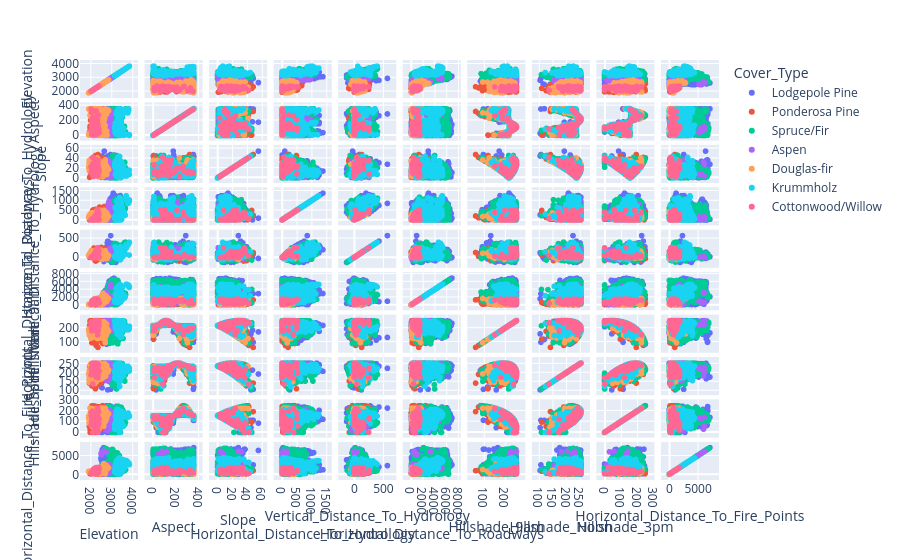

The cell this chart's notebook holds for it:
### Markdown cell above
# matriz de correlação dinâmica

### Code cell
fig = px.scatter_matrix(base,
                        dimensions=['Elevation', 'Aspect', 'Slope', 'Horizontal_Distance_To_Hydrology',
                                    'Vertical_Distance_To_Hydrology', 'Horizontal_Distance_To_Roadways',
                                    'Hillshade_9am', 'Hillshade_Noon', 'Hillshade_3pm',
                                    'Horizontal_Distance_To_Fire_Points'],
                        color='Cover_Type')
fig.show()
fig.write_html("analise_cover_type.html")
print("Gráfico salvo com sucesso como 'analise_cover_type.html'!")

### Figure 1 — Plotly figure (JSON) as saved in the notebook; plotly's stock layout.template omitted (floating-point values rounded to 4 significant figures; data arrays with more than 128 entries replaced by an {"elided": "..."} marker saying what was removed)
{"data": [{"dimensions": [{"axis": {"matches": true}, "label": "Elevation", "values": {"elided": "4847 float values"}}, {"axis": {"matches": true}, "label": "Aspect", "values": {"elided": "4847 float values"}}, {"axis": {"matches": true}, "label": "Slope", "values": {"elided": "4847 float values"}}, {"axis": {"matches": true}, "label": "Horizontal_Distance_To_Hydrology", "values": {"elided": "4847 float values"}}, {"axis": {"matches": true}, "label": "Vertical_Distance_To_Hydrology", "values": {"elided": "4847 float values"}}, {"axis": {"matches": true}, "label": "Horizontal_Distance_To_Roadways", "values": {"elided": "4847 float values"}}, {"axis": {"matches": true}, "label": "Hillshade_9am", "values": {"elided": "4847 float values"}}, {"axis": {"matches": true}, "label": "Hillshade_Noon", "values": {"elided": "4847 float values"}}, {"axis": {"matches": true}, "label": "Hillshade_3pm", "values": {"elided": "4847 float values"}}, {"axis": {"matches": true}, "label": "Horizontal_Distance_To_Fire_Points", "values": {"elided": "4847 float values"}}], "hovertemplate": "Cover_Type=Lodgepole Pine<br>%{xaxis.title.text}=%{x}<br>%{yaxis.title.text}=%{y}<extra></extra>", "legendgroup": "Lodgepole Pine", "marker": {"color": "#636efa", "symbol": "circle"}, "name": "Lodgepole Pine", "showlegend": true, "type": "splom"}, {"dimensions": [{"axis": {"matches": true}, "label": "Elevation", "values": {"elided": "581 float values"}}, {"axis": {"matches": true}, "label": "Aspect", "values": {"elided": "581 float values"}}, {"axis": {"matches": true}, "label": "Slope", "values": {"elided": "581 float values"}}, {"axis": {"matches": true}, "label": "Horizontal_Distance_To_Hydrology", "values": {"elided": "581 float values"}}, {"axis": {"matches": true}, "label": "Vertical_Distance_To_Hydrology", "values": {"elided": "581 float values"}}, {"axis": {"matches": true}, "label": "Horizontal_Distance_To_Roadways", "values": {"elided": "581 float values"}}, {"axis": {"matches": true}, "label": "Hillshade_9am", "values": {"elided": "581 float values"}}, {"axis": {"matches": true}, "label": "Hillshade_Noon", "values": {"elided": "581 float values"}}, {"axis": {"matches": true}, "label": "Hillshade_3pm", "values": {"elided": "581 float values"}}, {"axis": {"matches": true}, "label": "Horizontal_Distance_To_Fire_Points", "values": {"elided": "581 float values"}}], "hovertemplate": "Cover_Type=Ponderosa Pine<br>%{xaxis.title.text}=%{x}<br>%{yaxis.title.text}=%{y}<extra></extra>", "legendgroup": "Ponderosa Pine", "marker": {"color": "#EF553B", "symbol": "circle"}, "name": "Ponderosa Pine", "showlegend": true, "type": "splom"}, {"dimensions": [{"axis": {"matches": true}, "label": "Elevation", "values": {"elided": "3714 float values"}}, {"axis": {"matches": true}, "label": "Aspect", "values": {"elided": "3714 float values"}}, {"axis": {"matches": true}, "label": "Slope", "values": {"elided": "3714 float values"}}, {"axis": {"matches": true}, "label": "Horizontal_Distance_To_Hydrology", "values": {"elided": "3714 float values"}}, {"axis": {"matches": true}, "label": "Vertical_Distance_To_Hydrology", "values": {"elided": "3714 float values"}}, {"axis": {"matches": true}, "label": "Horizontal_Distance_To_Roadways", "values": {"elided": "3714 float values"}}, {"axis": {"matches": true}, "label": "Hillshade_9am", "values": {"elided": "3714 float values"}}, {"axis": {"matches": true}, "label": "Hillshade_Noon", "values": {"elided": "3714 float values"}}, {"axis": {"matches": true}, "label": "Hillshade_3pm", "values": {"elided": "3714 float values"}}, {"axis": {"matches": true}, "label": "Horizontal_Distance_To_Fire_Points", "values": {"elided": "3714 float values"}}], "hovertemplate": "Cover_Type=Spruce/Fir<br>%{xaxis.title.text}=%{x}<br>%{yaxis.title.text}=%{y}<extra></extra>", "legendgroup": "Spruce/Fir", "marker": {"color": "#00cc96", "symbol": "circle"}, "name": "Spruce/Fir", "showlegend": true, "type": "splom"}, {"dimensions": [{"axis": {"matches": true}, "label": "Elevation", "values": {"elided": "163 float values"}}, {"axis": {"matches": true}, "label": "Aspect", "values": {"elided": "163 float values"}}, {"axis": {"matches": true}, "label": "Slope", "values": {"elided": "163 float values"}}, {"axis": {"matches": true}, "label": "Horizontal_Distance_To_Hydrology", "values": {"elided": "163 float values"}}, {"axis": {"matches": true}, "label": "Vertical_Distance_To_Hydrology", "values": {"elided": "163 float values"}}, {"axis": {"matches": true}, "label": "Horizontal_Distance_To_Roadways", "values": {"elided": "163 float values"}}, {"axis": {"matches": true}, "label": "Hillshade_9am", "values": {"elided": "163 float values"}}, {"axis": {"matches": true}, "label": "Hillshade_Noon", "values": {"elided": "163 float values"}}, {"axis": {"matches": true}, "label": "Hillshade_3pm", "values": {"elided": "163 float values"}}, {"axis": {"matches": true}, "label": "Horizontal_Distance_To_Fire_Points", "values": {"elided": "163 float values"}}], "hovertemplate": "Cover_Type=Aspen<br>%{xaxis.title.text}=%{x}<br>%{yaxis.title.text}=%{y}<extra></extra>", "legendgroup": "Aspen", "marker": {"color": "#ab63fa", "symbol": "circle"}, "name": "Aspen", "showlegend": true, "type": "splom"}, {"dimensions": [{"axis": {"matches": true}, "label": "Elevation", "values": {"elided": "278 float values"}}, {"axis": {"matches": true}, "label": "Aspect", "values": {"elided": "278 float values"}}, {"axis": {"matches": true}, "label": "Slope", "values": {"elided": "278 float values"}}, {"axis": {"matches": true}, "label": "Horizontal_Distance_To_Hydrology", "values": {"elided": "278 float values"}}, {"axis": {"matches": true}, "label": "Vertical_Distance_To_Hydrology", "values": {"elided": "278 float values"}}, {"axis": {"matches": true}, "label": "Horizontal_Distance_To_Roadways", "values": {"elided": "278 float values"}}, {"axis": {"matches": true}, "label": "Hillshade_9am", "values": {"elided": "278 float values"}}, {"axis": {"matches": true}, "label": "Hillshade_Noon", "values": {"elided": "278 float values"}}, {"axis": {"matches": true}, "label": "Hillshade_3pm", "values": {"elided": "278 float values"}}, {"axis": {"matches": true}, "label": "Horizontal_Distance_To_Fire_Points", "values": {"elided": "278 float values"}}], "hovertemplate": "Cover_Type=Douglas-fir<br>%{xaxis.title.text}=%{x}<br>%{yaxis.title.text}=%{y}<extra></extra>", "legendgroup": "Douglas-fir", "marker": {"color": "#FFA15A", "symbol": "circle"}, "name": "Douglas-fir", "showlegend": true, "type": "splom"}, {"dimensions": [{"axis": {"matches": true}, "label": "Elevation", "values": {"elided": "362 float values"}}, {"axis": {"matches": true}, "label": "Aspect", "values": {"elided": "362 float values"}}, {"axis": {"matches": true}, "label": "Slope", "values": {"elided": "362 float values"}}, {"axis": {"matches": true}, "label": "Horizontal_Distance_To_Hydrology", "values": {"elided": "362 float values"}}, {"axis": {"matches": true}, "label": "Vertical_Distance_To_Hydrology", "values": {"elided": "362 float values"}}, {"axis": {"matches": true}, "label": "Horizontal_Distance_To_Roadways", "values": {"elided": "362 float values"}}, {"axis": {"matches": true}, "label": "Hillshade_9am", "values": {"elided": "362 float values"}}, {"axis": {"matches": true}, "label": "Hillshade_Noon", "values": {"elided": "362 float values"}}, {"axis": {"matches": true}, "label": "Hillshade_3pm", "values": {"elided": "362 float values"}}, {"axis": {"matches": true}, "label": "Horizontal_Distance_To_Fire_Points", "values": {"elided": "362 float values"}}], "hovertemplate": "Cover_Type=Krummholz<br>%{xaxis.title.text}=%{x}<br>%{yaxis.title.text}=%{y}<extra></extra>", "legendgroup": "Krummholz", "marker": {"color": "#19d3f3", "symbol": "circle"}, "name": "Krummholz", "showlegend": true, "type": "splom"}, {"dimensions": [{"axis": {"matches": true}, "label": "Elevation", "values": [2240.0, 2099.0, 2016.0, 2339.0, 2054.0, 2167.0, 2188.0, 2386.0, 2096.0, 2095.0, 2199.0, 2117.0, 2290.0, 2112.0, 2315.0, 2252.0, 2335.0, 2392.0, 2225.0, 2055.0, 2073.0, 2227.0, 2037.0, 2252.0, 2113.0, 2348.0, 2362.0, 2274.0, 2095.0, 2327.0, 2268.0, 2080.0, 2325.0, 2340.0, 2044.0, 2331.0, 2010.0, 2075.0, 2273.0, 2130.0, 2340.0, 2325.0, 2298.0, 2311.0, 2257.0, 2157.0, 2299.0, 2297.0, 2156.0, 2241.0, 2165.0, 2052.0, 2183.0, 2200.0, 2283.0]}, {"axis": {"matches": true}, "label": "Aspect", "values": [133.0, 11.0, 352.0, 135.0, 311.0, 84.0, 325.0, 85.0, 86.0, 148.0, 119.0, 45.0, 114.0, 236.0, 211.0, 10.0, 68.0, 35.0, 114.0, 198.0, 336.0, 137.0, 126.0, 328.0, 32.0, 103.0, 274.0, 152.0, 104.0, 124.0, 14.0, 95.0, 266.0, 105.0, 13.0, 108.0, 70.0, 229.0, 161.0, 38.0, 147.0, 124.0, 174.0, 102.0, 141.0, 76.0, 88.0, 179.0, 9.0, 124.0, 149.0, 307.0, 92.0, 104.0, 19.0]}, {"axis": {"matches": true}, "label": "Slope", "values": [32.0, 12.0, 10.0, 4.0, 10.0, 7.0, 12.0, 18.0, 42.0, 29.0, 33.0, 4.0, 32.0, 3.0, 21.0, 27.0, 8.0, 13.0, 25.0, 15.0, 11.0, 35.0, 17.0, 9.0, 12.0, 24.0, 13.0, 10.0, 15.0, 25.0, 9.0, 18.0, 24.0, 36.0, 14.0, 34.0, 23.0, 20.0, 37.0, 5.0, 20.0, 27.0, 9.0, 25.0, 25.0, 14.0, 20.0, 13.0, 9.0, 24.0, 28.0, 14.0, 18.0, 23.0, 13.0]}, {"axis": {"matches": true}, "label": "Horizontal_Distance_To_Hydrology", "values": [256.0, 0.0, 0.0, 0.0, 0.0, 0.0, 0.0, 309.0, 60.0, 0.0, 190.0, 0.0, 95.0, 30.0, 488.0, 0.0, 499.0, 0.0, 153.0, 0.0, 0.0, 175.0, 0.0, 0.0, 30.0, 300.0, 218.0, 90.0, 0.0, 300.0, 30.0, 30.0, 379.0, 390.0, 0.0, 234.0, 0.0, 0.0, 234.0, 30.0, 268.0, 242.0, 0.0, 525.0, 175.0, 0.0, 150.0, 30.0, 0.0, 42.0, 30.0, 42.0, 124.0, 108.0, 0.0]}, {"axis": {"matches": true}, "label": "Vertical_Distance_To_Hydrology", "values": [162.0, 0.0, 0.0, 0.0, 0.0, 0.0, 0.0, 161.0, 45.0, 0.0, 121.0, 0.0, 49.0, -8.0, 21.0, 0.0, 256.0, 0.0, 79.0, 0.0, 0.0, 107.0, 0.0, 0.0, 3.0, 151.0, 68.0, 12.0, 0.0, 134.0, 0.0, 6.0, 31.0, 249.0, 0.0, 106.0, 0.0, 0.0, 153.0, -6.0, 46.0, 128.0, 0.0, 17.0, 94.0, 0.0, 58.0, 9.0, 0.0, 16.0, 7.0, 0.0, 57.0, 60.0, 0.0]}, {"axis": {"matches": true}, "label": "Horizontal_Distance_To_Roadways", "values": [649.0, 882.0, 330.0, 1451.0, 451.0, 1400.0, 616.0, 484.0, 408.0, 228.0, 644.0, 1231.0, 342.0, 1187.0, 1273.0, 1506.0, 1423.0, 497.0, 1381.0, 967.0, 1158.0, 1040.0, 552.0, 379.0, 1230.0, 830.0, 1082.0, 258.0, 967.0, 957.0, 1413.0, 805.0, 1218.0, 721.0, 331.0, 511.0, 212.0, 1026.0, 1050.0, 1250.0, 957.0, 799.0, 1290.0, 1392.0, 1423.0, 741.0, 228.0, 212.0, 1425.0, 499.0, 1451.0, 787.0, 1199.0, 1374.0, 1195.0]}, {"axis": {"matches": true}, "label": "Hillshade_9am", "values": [251.0, 207.0, 203.0, 227.0, 194.0, 231.0, 190.0, 243.0, 240.0, 243.0, 254.0, 221.0, 254.0, 213.0, 198.0, 180.0, 228.0, 218.0, 253.0, 214.0, 195.0, 248.0, 246.0, 198.0, 217.0, 252.0, 184.0, 233.0, 244.0, 252.0, 212.0, 245.0, 151.0, 253.0, 205.0, 254.0, 238.0, 187.0, 229.0, 220.0, 242.0, 253.0, 226.0, 252.0, 247.0, 236.0, 245.0, 225.0, 210.0, 252.0, 243.0, 180.0, 245.0, 251.0, 210.0]}, {"axis": {"matches": true}, "label": "Hillshade_Noon", "values": [206.0, 214.0, 223.0, 238.0, 233.0, 227.0, 227.0, 206.0, 137.0, 222.0, 191.0, 231.0, 191.0, 242.0, 254.0, 175.0, 225.0, 211.0, 206.0, 252.0, 225.0, 202.0, 226.0, 230.0, 213.0, 201.0, 243.0, 240.0, 220.0, 213.0, 222.0, 211.0, 242.0, 172.0, 209.0, 179.0, 188.0, 254.0, 220.0, 228.0, 234.0, 209.0, 245.0, 199.0, 225.0, 214.0, 203.0, 247.0, 222.0, 215.0, 225.0, 231.0, 210.0, 204.0, 212.0]}, {"axis": {"matches": true}, "label": "Hillshade_3pm", "values": [58.0, 144.0, 158.0, 145.0, 179.0, 129.0, 176.0, 86.0, 0.0, 86.0, 35.0, 146.0, 38.0, 166.0, 184.0, 121.0, 130.0, 126.0, 65.0, 169.0, 169.0, 50.0, 103.0, 171.0, 129.0, 64.0, 198.0, 137.0, 102.0, 74.0, 147.0, 89.0, 225.0, 0.0, 139.0, 22.0, 69.0, 199.0, 88.0, 144.0, 111.0, 65.0, 152.0, 59.0, 91.0, 106.0, 79.0, 152.0, 149.0, 77.0, 91.0, 190.0, 89.0, 69.0, 137.0]}, {"axis": {"matches": true}, "label": "Horizontal_Distance_To_Fire_Points", "values": [175.0, 218.0, 417.0, 362.0, 255.0, 564.0, 1273.0, 1832.0, 256.0, 636.0, 108.0, 484.0, 1831.0, 1250.0, 779.0, 997.0, 1001.0, 1350.0, 765.0, 430.0, 430.0, 433.0, 612.0, 726.0, 1044.0, 1507.0, 722.0, 324.0, 713.0, 1381.0, 534.0, 872.0, 785.0, 323.0, 350.0, 1784.0, 361.0, 295.0, 470.0, 1371.0, 541.0, 1518.0, 892.0, 947.0, 876.0, 1513.0, 1698.0, 474.0, 876.0, 1806.0, 811.0, 663.0, 573.0, 743.0, 1205.0]}], "hovertemplate": "Cover_Type=Cottonwood/Willow<br>%{xaxis.title.text}=%{x}<br>%{yaxis.title.text}=%{y}<extra></extra>", "legendgroup": "Cottonwood/Willow", "marker": {"color": "#FF6692", "symbol": "circle"}, "name": "Cottonwood/Willow", "showlegend": true, "type": "splom"}], "layout": {"autosize": true, "dragmode": "select", "legend": {"title": {"text": "Cover_Type"}, "tracegroupgap": 0}, "margin": {"t": 60}, "xaxis": {"autorange": true, "range": [1010.0, 4728.0], "type": "linear"}, "xaxis10": {"autorange": true, "range": [-3235.0, 10380.0], "type": "linear"}, "xaxis2": {"autorange": true, "range": [-162.9, 522.9], "type": "linear"}, "xaxis3": {"autorange": true, "range": [-24.88, 79.88], "type": "linear"}, "xaxis4": {"autorange": true, "range": [-622.5, 1998.0], "type": "linear"}, "xaxis5": {"autorange": true, "range": [-450.9, 891.9], "type": "linear"}, "xaxis6": {"autorange": true, "range": [-3133.0, 10060.0], "type": "linear"}, "xaxis7": {"autorange": true, "range": [-27.76, 341.8], "type": "linear"}, "xaxis8": {"autorange": true, "range": [36.14, 321.9], "type": "linear"}, "xaxis9": {"autorange": true, "range": [-113.1, 363.1], "type": "linear"}, "yaxis": {"autorange": true, "range": [1010.0, 4728.0], "type": "linear"}, "yaxis10": {"autorange": true, "range": [-3235.0, 10380.0], "type": "linear"}, "yaxis2": {"autorange": true, "range": [-162.9, 522.9], "type": "linear"}, "yaxis3": {"autorange": true, "range": [-24.88, 79.88], "type": "linear"}, "yaxis4": {"autorange": true, "range": [-622.5, 1998.0], "type": "linear"}, "yaxis5": {"autorange": true, "range": [-450.9, 891.9], "type": "linear"}, "yaxis6": {"autorange": true, "range": [-3133.0, 10060.0], "type": "linear"}, "yaxis7": {"autorange": true, "range": [-27.76, 341.8], "type": "linear"}, "yaxis8": {"autorange": true, "range": [36.14, 321.9], "type": "linear"}, "yaxis9": {"autorange": true, "range": [-113.1, 363.1], "type": "linear"}}}
